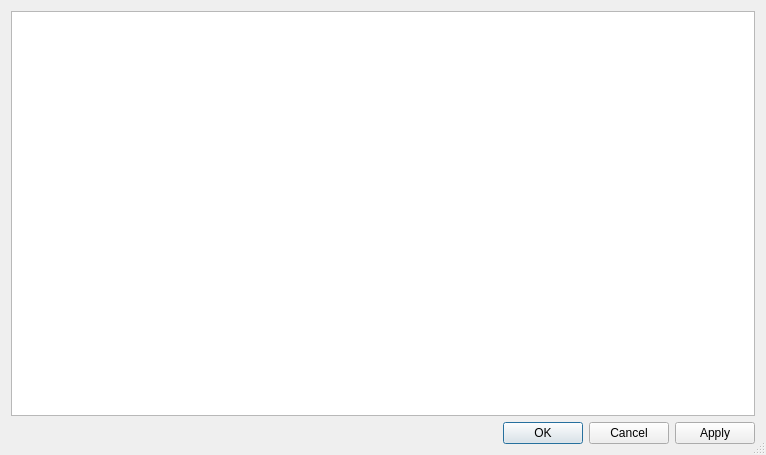
<?xml version="1.0" encoding="UTF-8"?>
<ui version="4.0">
 <class>Preferences</class>
 <widget class="QDialog" name="Preferences">
  <property name="geometry">
   <rect>
    <x>0</x>
    <y>0</y>
    <width>766</width>
    <height>455</height>
   </rect>
  </property>
  <property name="sizePolicy">
   <sizepolicy hsizetype="Minimum" vsizetype="Minimum">
    <horstretch>0</horstretch>
    <verstretch>0</verstretch>
   </sizepolicy>
  </property>
  <property name="windowTitle">
   <string>Dialog</string>
  </property>
  <property name="sizeGripEnabled">
   <bool>true</bool>
  </property>
  <property name="modal">
   <bool>false</bool>
  </property>
  <layout class="QVBoxLayout" name="verticalLayout">
   <item>
    <widget class="QPlainTextEdit" name="plainTextEdit">
     <property name="sizePolicy">
      <sizepolicy hsizetype="Expanding" vsizetype="Expanding">
       <horstretch>0</horstretch>
       <verstretch>0</verstretch>
      </sizepolicy>
     </property>
    </widget>
   </item>
   <item>
    <widget class="QDialogButtonBox" name="buttonBox">
     <property name="orientation">
      <enum>Qt::Horizontal</enum>
     </property>
     <property name="standardButtons">
      <set>QDialogButtonBox::Apply|QDialogButtonBox::Cancel|QDialogButtonBox::Ok</set>
     </property>
    </widget>
   </item>
  </layout>
 </widget>
 <resources/>
 <connections>
  <connection>
   <sender>buttonBox</sender>
   <signal>accepted()</signal>
   <receiver>Preferences</receiver>
   <slot>accept()</slot>
   <hints>
    <hint type="sourcelabel">
     <x>248</x>
     <y>254</y>
    </hint>
    <hint type="destinationlabel">
     <x>157</x>
     <y>274</y>
    </hint>
   </hints>
  </connection>
  <connection>
   <sender>buttonBox</sender>
   <signal>rejected()</signal>
   <receiver>Preferences</receiver>
   <slot>reject()</slot>
   <hints>
    <hint type="sourcelabel">
     <x>316</x>
     <y>260</y>
    </hint>
    <hint type="destinationlabel">
     <x>286</x>
     <y>274</y>
    </hint>
   </hints>
  </connection>
 </connections>
</ui>
